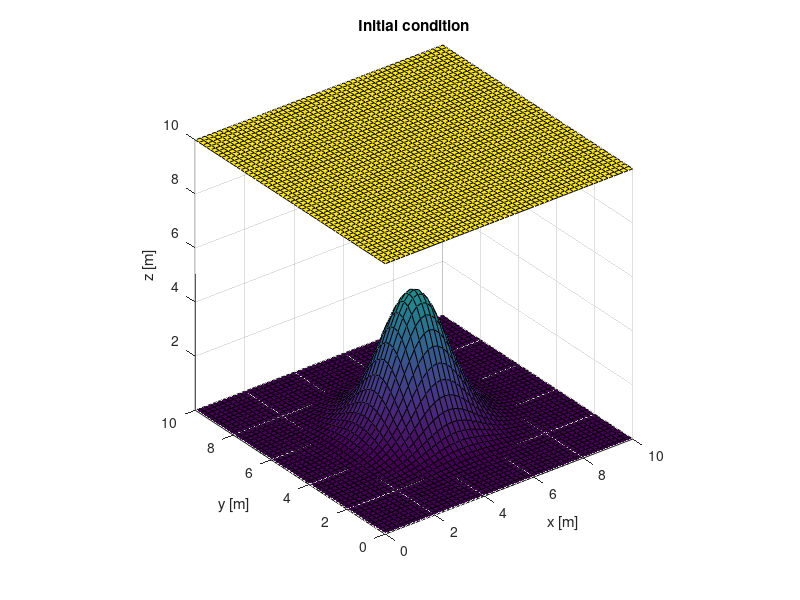
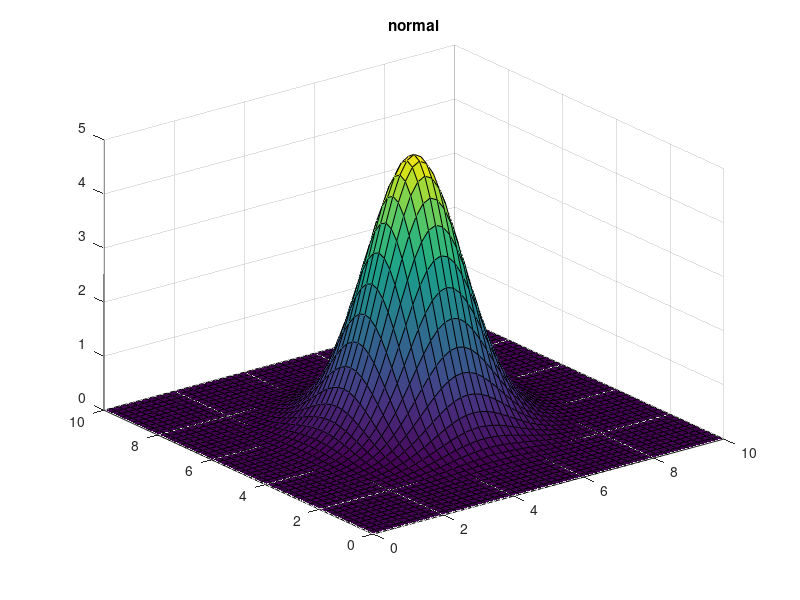
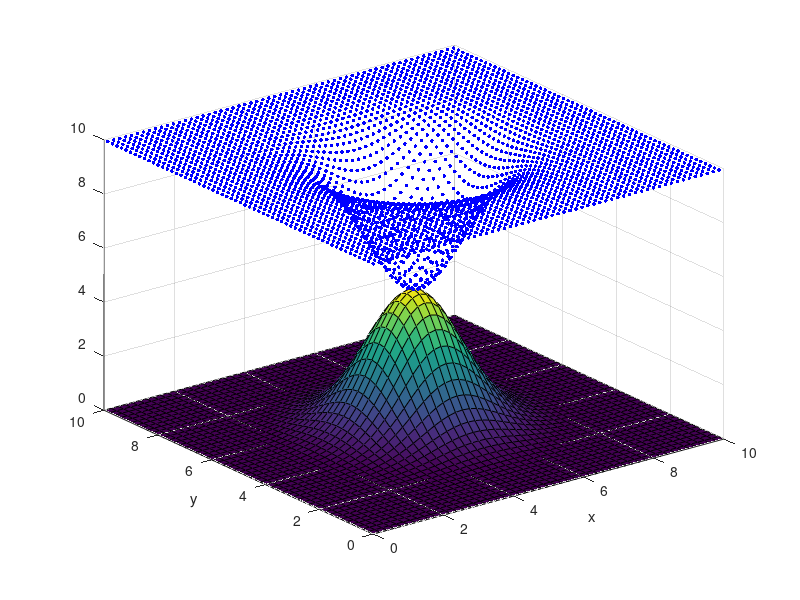

These figures' MATLAB source, in order:
% WELL-BALANCED


clear all;
clc;

Lx = 10; Ly = 10;
nEx = 50; %180
nEy = 50;
hl = [Lx/nEx Ly/nEy];
nl=2;
[xv,yv] = meshgrid(0:hl(1):Lx,0:hl(2):Ly);
NVx = size(xv,2);
NVy = size(yv,1);
NV  = NVx*NVy;
NP = (NVx-1)*(NVy-1);
Nex = NVx-1;
Ney = NVy-1;
x = xv(:); y = yv(:);


Zplot =5.*exp(-2/5.*((xv-5).^2 + (yv-5).^2));  % choose this one for Z_1
%Zplot(xv>=4 & xv<=8 & yv>=4 & yv<=8) = 4;     % choose this one for Z_2

h = 0*Zplot;
Ymin = 0; Ymax = 10; Xmin = 0; Xmax = 10;
select = (yv>Ymin & yv<Ymax & xv >Xmin & xv < Xmax);

[gx,gy] = gradient(Zplot);

X = xv; Y = yv;
h= 10 - Zplot;
h(h < 0) = 0;

surf (xv, yv, Zplot)
hold all
surf (X, Y, Zplot+h)
axis equal
xlabel('x [m]')
ylabel('y [m]')
zlabel('z [m]')
title('Initial condition')

DX = .17; DY = .17;
[xp, yp] = meshgrid (Xmin:DX:Xmax, Ymin:DY:Ymax);

hp = interp2 (X, Y, h, xp, yp, 'linear');
hp = hp(:);
xp = xp(:);
yp = yp(:);

%{
xL      = 0+(0.5*hl(1)/nl):hl(1)/nl:10;
yL      = 0+(0.5*hl(1)/nl):hl(1)/nl: Ly-(0.5*hl(1)/nl);

[xpl,ypl] = meshgrid(xL,yL);
L = Lx;

xpr = [];
ypr = xpr;

xp = [xpl(:); xpr(:)];
yp = [ypl(:); ypr(:)];

hp =  10.*ones(size(xp(:),1),1);
%}

Xp = [xp(:),yp(:)];



figure()
surf(xv,yv,Zplot);
title('normal')




Z = Zplot(:); %reshape(Zplot,NVy*NVx,1);
dZdx = gx(:); %reshape(gx,NV,1);
dZdy = gy(:); %reshape(gy,NV,1);
nmp = numel(xp(:));







 figure()
surf(xv,yv,Zplot)
hold on
scatter3(xp,yp,hp,7,'b','filled');
axis([0 10 0 10 0 10])
xlabel('x');
ylabel('y');



%% Constants
g     = 9.81;
xi    = 0;
vis   = 0;
ty    = 0;
T     = 1.5;

%% Material point quantities initialization
nmp   = numel(xp);
rhosy = 1000.0;
Msys  = sum (hp*(hl(1)/nl).^2*rhosy);
Mp    = Msys/nmp * ones(nmp, 1);
Vp    = Mp./rhosy;
Ap    = Vp./hp;
vp    = zeros (nmp,2);

momp  = zeros (nmp,2);

Fb(:,1) = zeros (nmp,1);
Fb(:,2) = zeros (nmp,1);

%%
DATA = struct (
	   "x", xp, ...
	   "y", yp, ...
	   "Mp", Mp, ...
	   "Ap", Ap, ...
	   "vpx", vp(:,1), ...
	   "vpy", vp(:,2), ...
	   "Nex", nEx, ...
	   "Ney", nEy, ...
	   "hx", hl(1), ...
	   "hy", hl(2), ...
	   "hp", hp, ...
	   "mom_px", momp(:,1), ...
	   "mom_py", momp(:,2), ...
	   "g", g, ...
	   "T", T, ...
	   "xi", xi, ...
	   "vis", vis, ...
	   "ty", ty, ...
	   "rho", rhosy, ...
	   "Vp", Vp, ...
	   "Z", Z, ...
	   "dZdx", dZdx,
	   "dZdy", dZdy
	 );
json = jsonencode(DATA);

FID = fopen("DATA.json","w");
fprintf(FID,json);
fclose(FID);
